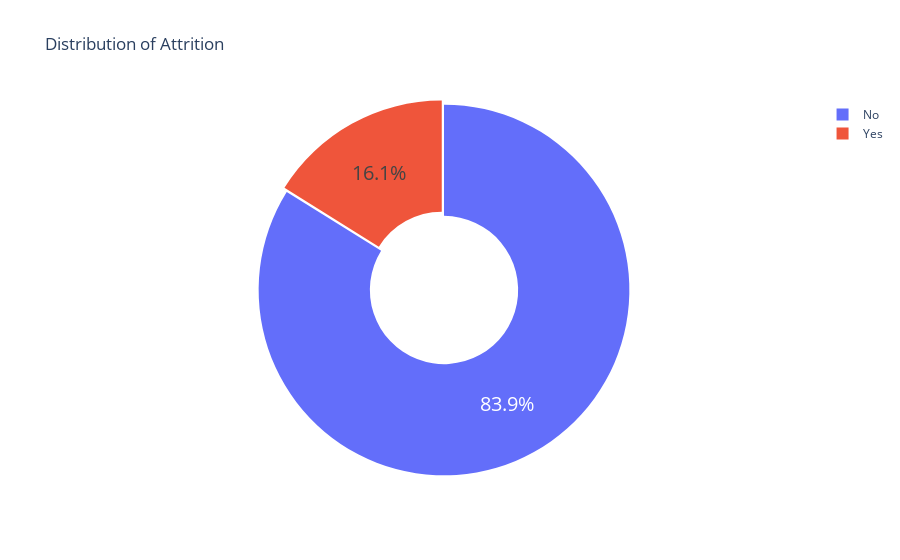

Write notebook code for a chart like this one.
### Markdown cell above
As illustrated in the plot below, a significant majority of employees (83.38%) have a 'No' attrition status, whereas only a minority (16.12%) of employees have experienced attrition

### Code cell
import plotly.graph_objects as go
attrition_counts = dt['Attrition'].value_counts()

attrition_pie = go.Figure(data=go.Pie(values=attrition_counts.values, 
                             labels=attrition_counts.index, hole=0.4,
                             pull=[0, 0.025]))

attrition_pie.update_traces(hoverinfo='label+percent',
                   textinfo='percent', textfont_size=20)

attrition_pie.update_layout(title_text='Distribution of Attrition')
attrition_pie.show()

### Figure 1 — Plotly figure (JSON) as saved in the notebook; plotly's stock layout.template omitted (floating-point values rounded to 4 significant figures)
{"data": [{"hole": 0.4, "hoverinfo": "label+percent", "labels": ["No", "Yes"], "pull": [0, 0.025], "textfont": {"size": 20}, "textinfo": "percent", "type": "pie", "values": [1233, 237]}], "layout": {"autosize": true, "title": {"text": "Distribution of Attrition"}}}
